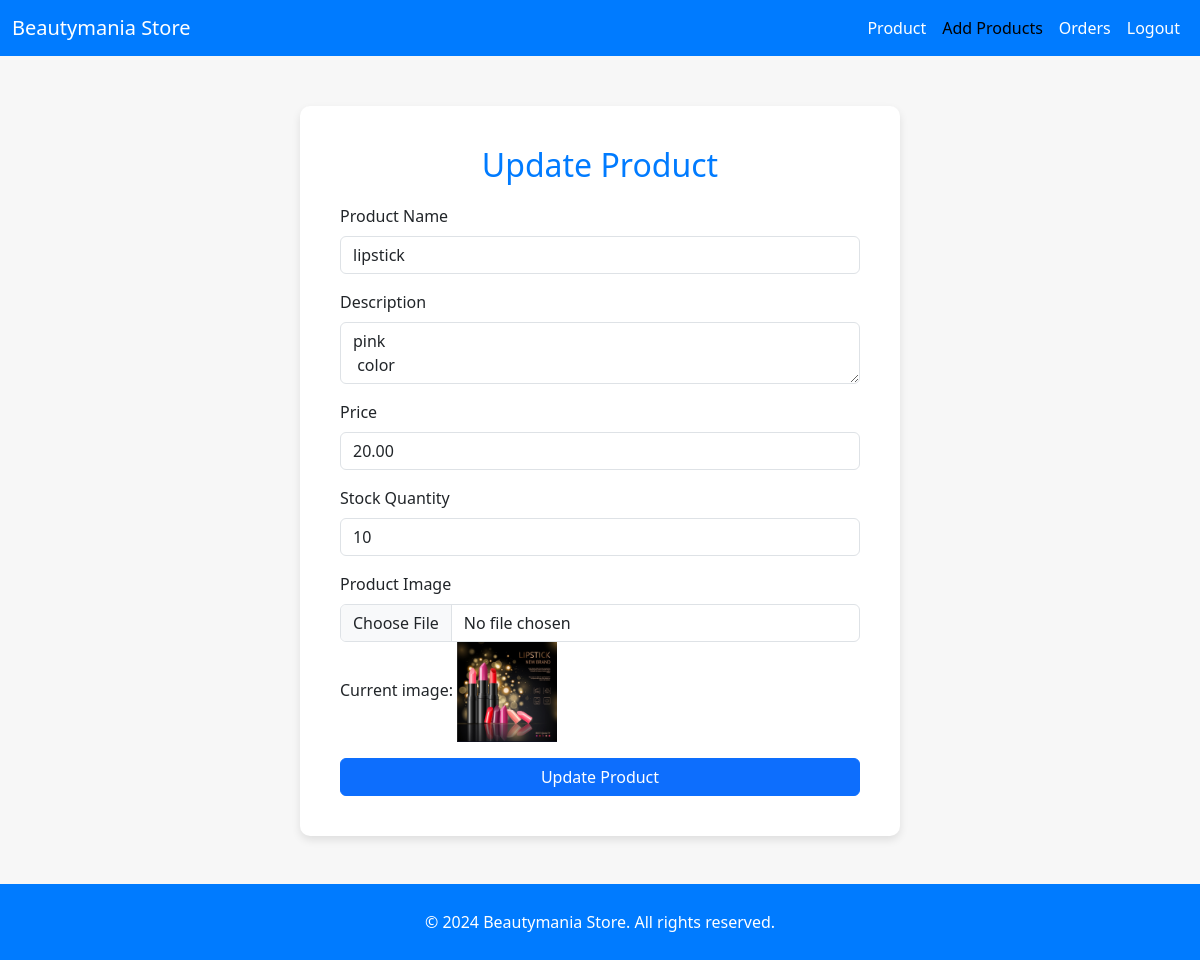
Screenshot of /update_product.php?id=4 with the database file from the repository.
### tables this page shows
CREATE TABLE `products` (
  `id` int(11) NOT NULL,
  `name` varchar(255) NOT NULL,
  `description` text DEFAULT NULL,
  `price` decimal(10,2) NOT NULL,
  `image` varchar(255) DEFAULT NULL,
  `stock` int(11) DEFAULT 0
);

### update_product.php (the view, shortened to what this page needs)
<?php
include('db_connection_mysqli.php');
$name = $description = $price = $stock = $image = "";
if (isset($_GET['id'])) {
    $id = $_GET['id'];
    $query = "SELECT * FROM products WHERE id = $id";
    $result = mysqli_query($dbc, $query);
    if (mysqli_num_rows($result) == 1) {
        $product = mysqli_fetch_assoc($result);
        $name = $product['name'];
        $description = $product['description'];
        $price = $product['price'];
        $stock = $product['stock'];
        $image = $product['image'];
    } else {
        $_SESSION['message'] = "Product not found!";
        header("Location: manage_products.php");
        exit();
    }
}
?>
<!DOCTYPE html>
<html lang="en">
<head>
    <link href="https://cdn.jsdelivr.net/npm/bootstrap@5.3.0-alpha1/dist/css/bootstrap.min.css" rel="stylesheet">
</head>
<body>
    <nav class="navbar navbar-expand-lg navbar-light">
        <div class="container-fluid">
            <a class="navbar-brand" href="index.php">Beautymania Store</a>
            <div class="collapse navbar-collapse" id="navbarNav">
            <ul class="navbar-nav ms-auto">
                    <li class="nav-item">
                        <a class="nav-link" href="manage_product.php">Product</a>
                    </li>
                    <li class="nav-item">
                        <a class="nav-link active" href="add_product.php">Add Products</a>
                    </li>
                    <li class="nav-item">
                        <a class="nav-link" href="admin_orders.php">Orders</a>
                    </li>
                    <li class="nav-item">
                        <a class="nav-link" href="logout.php">Logout</a>
                    </li>
                </ul>
            </div>
        </div>
    </nav>
    <div class="container">
        <h2>Update Product</h2>
        <form action="update_product.php?id=<?php echo $id; ?>" method="POST" enctype="multipart/form-data">
            <div class="mb-3">
                <label for="name" class="form-label">Product Name</label>
                <input type="text" class="form-control" id="name" name="name" value="<?php echo $name; ?>" required>
            </div>
            <div class="mb-3">
                <label for="description" class="form-label">Description</label>
                <textarea class="form-control" id="description" name="description" required><?php echo $description; ?></textarea>
            </div>
            <div class="mb-3">
                <label for="price" class="form-label">Price</label>
                <input type="number" class="form-control" id="price" name="price" value="<?php echo $price; ?>" required>
            </div>
            <div class="mb-3">
                <label for="stock" class="form-label">Stock Quantity</label>
                <input type="number" class="form-control" id="stock" name="stock" value="<?php echo $stock; ?>" required>
            </div>
            <div class="mb-3">
                <label for="image" class="form-label">Product Image</label>
                <input type="file" class="form-control" id="image" name="image">
                <p>Current image: <img src="images/<?php echo $image; ?>" alt="Product Image" width="100"></p>
            </div>
            <button type="submit" class="btn btn-primary w-100">Update Product</button>
        </form>
    </div>
    <footer class="text-center text-lg-start mt-5" style="background-color: #007bff; color: #fff; padding: 10px;">
        <div class="text-center p-3">
            © 2024 Beautymania Store. All rights reserved.
        </div>
    </footer>
</body>
</html>

### update_product.php (style rules this page uses)
body { background-color: #f7f7f7; }
.container { width: 600px; margin-top: 50px; background-color: #fff; padding: 40px; border-radius: 10px; box-shadow: 0 4px 8px rgba(0, 0, 0, 0.1); }
.container h2 { margin-bottom: 20px; text-align: center; color: #007bff; }
.navbar { background-color: #007bff; }
.navbar-brand { color: #fff; }
.navbar-nav .nav-link { color: #fff; }

### rows the page displays
products: name "lipstick", description "pink color", price "20.00", stock "10", image (picture)
